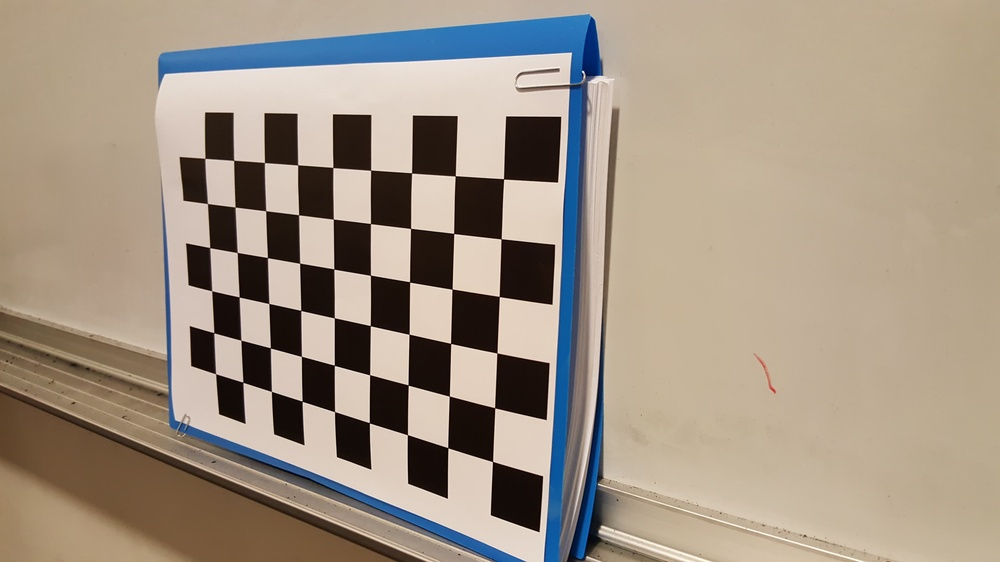
#> input picture images/chessboard/img1.jpg, 1000 x 562 px, shrunk from 3264 x 1836 before the run; its folder holds only this picture in this run
$ python main.py   (older library calls are emulated)
#> lines starting #> are read from the running program, lines starting #| are printed output that depends on the picture; after the words box and inside, x2 and y2 are one past the last pixel; in counts of white or black regions, pixels touching at a corner belong together; long printed decimals are rounded
### calibration.py
import cv2 as cv
import numpy as np
import glob

# Soure https://docs.opencv.org/3.1.0/dc/dbb/tutorial_py_calibration.html
def camera_calibration():
	# termination criteria
	criteria = (cv.TERM_CRITERIA_EPS + cv.TERM_CRITERIA_MAX_ITER, 30, 0.001)

	# prepare object points, like (0,0,0), (1,0,0), (2,0,0) ....,(6,5,0)
	objp = np.zeros((6*9,3), np.float32)
	objp[:,:2] = np.mgrid[0:9,0:6].T.reshape(-1,2)

	# Arrays to store object points and image points from all the images.
	objpoints = [] # 3d point in real world space
	imgpoints = [] # 2d points in image plane.

	images = glob.glob('images/chessboard/*.jpg')

	gray = None

	for fname in images:
		img = cv.imread(fname)
#> img is the input picture: shape (562, 1000, 3); mean B, G, R 132.5, 147.9, 161.3
		print("calibration images", img.shape)
#| calibration images (562, 1000, 3)
		gray = cv.cvtColor(img, cv.COLOR_BGR2GRAY)
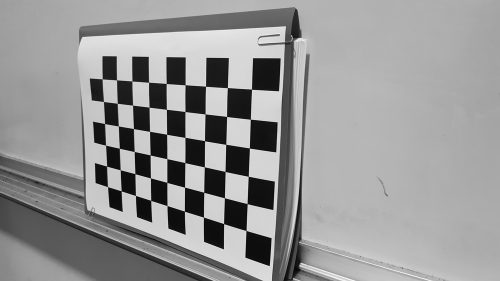
#> gray: shape (562, 1000) (shown at 1/2 size); min 1, max 252, mean 150.2

		# Find the chess board corners
		ret, corners = cv.findChessboardCorners(gray, (9,6),None)
#> ret = True; corners = 54 rows, first 8: [492.5, 461.5], [448.1, 447.9], [407.3, 434.5], [369.3, 422.7], [334.5, 411.5], [301.9, 401.1], [271.5, 391.5], [242.8, 382.2]

		# If found, add object points, image points (after refining them)
		if ret == True:
			objpoints.append(objp)

			cv.cornerSubPix(gray, corners, (11,11), (-1,-1), criteria)
			imgpoints.append(corners)

			# Draw and display the corners
			cv.drawChessboardCorners(img, (9,6), corners, ret)
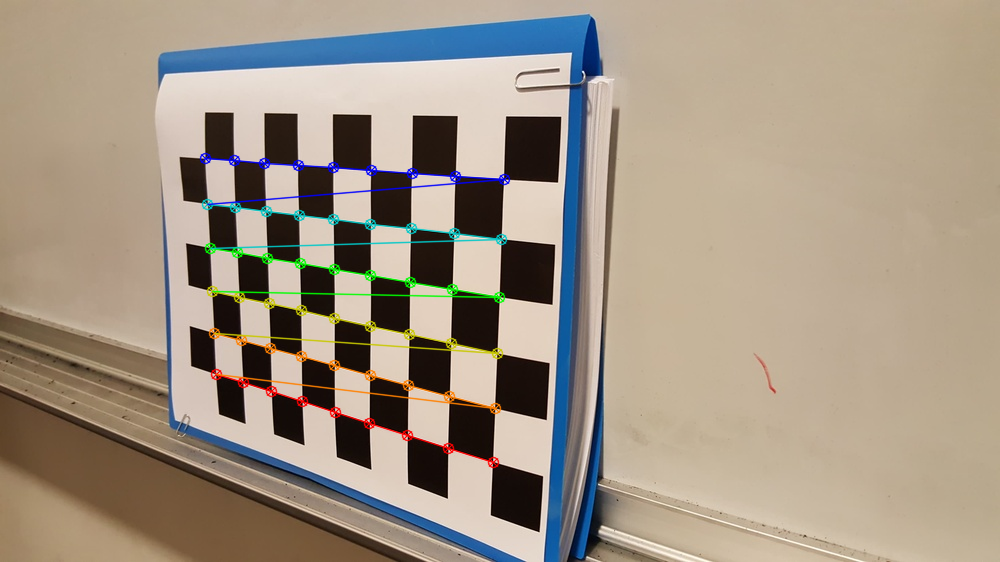
#> img: shape (562, 1000, 3); 2.45% of pixels changed, all inside (x1, y1, x2, y2) = (199, 152, 511, 469)
			#cv.imshow('img',img)
			#cv.waitKey(500)

	#cv.destroyAllWindows()

	ret, mtx, dist, rvecs, tvecs = cv.calibrateCamera(objpoints, imgpoints, gray.shape[::-1], None, None)
#> ret = 0.349; mtx = [[533, 0, 492], [0, 584, 256.8], [0, 0, 1]]; dist = [[0.144, -0.308, -0.00656, 0.00873, 0.272]]; rvecs = ([-0.689, 0.229, -2.98],); tvecs = ([-0.000973, 3.64, 10.45],)
	mse = mean_sqaure_error(imgpoints, objpoints, rvecs, tvecs, mtx, dist)
#> the loop in mean_sqaure_error, `for i in range(len(objpoints)):` made 1 pass
#> (error, mean_error) on pass 1: (0.0475, 0.0475)
#> after the loop in mean_sqaure_error, `for i in range(len(objpoints)):`: mean_error = 0.0475
#> mse = 0.0475

	return ret, mtx, dist, rvecs, tvecs, mse

def mean_sqaure_error(imgpoints, objpoints, rvecs, tvecs, mtx, dist):
	mean_error = 0
	for i in range(len(objpoints)):
	    imgpoints2, _ = cv.projectPoints(objpoints[i], rvecs[i], tvecs[i], mtx, dist)
	    error = cv.norm(imgpoints[i], imgpoints2, cv.NORM_L2)/len(imgpoints2)
	    mean_error += error

	return mean_error/len(objpoints)

### camera_pose.py
import os
import cv2 as cv
import numpy as np
import glob
from matplotlib import pyplot as plt
from PIL import Image

# Soure https://docs.opencv.org/3.1.0/dc/dbb/tutorial_py_calibration.html
# 1. Undistort the images using the parameters you found during calibration
# undistortPoints()
def undistort(image, img_name, mtx, dist):
	img = cv.imread(image, 0)
	dst = cv.undistort(img, mtx, dist, None, None)

	cv.imwrite(img_name, dst)

	print('undistort() complete!')
	return dst

# [22 lines left out: function undistort2, not called in this run]


# Source: https://docs.opencv.org/3.0-beta/doc/py_tutorials/py_calib3d/py_epipolar_geometry/py_epipolar_geometry.html
# Create “feature points” in each image:
def create_feature_points(img1, img2, mtx, dist):
	sift = cv.xfeatures2d.SIFT_create()

	# Find the keypoints and descriptors with SIFT
	kp1, des1 = sift.detectAndCompute(img1, None)
	kp2, des2 = sift.detectAndCompute(img2, None)

	return kp1, des1, kp2, des2

# Match the feature points across the two images:
def match_feature_points(kp1, des1, kp2, des2):
	FLANN_INDEX_KDTREE = 0
	index_params = dict(algorithm = FLANN_INDEX_KDTREE, trees = 5)
	search_params = dict(checks=50)

	flann = cv.FlannBasedMatcher(index_params, search_params)
	matches = flann.knnMatch(des1, des2, k=2)

	good = []
	pts1 = []
	pts2 = []

	# ratio test as per Lowe's paper
	for i,(m,n) in enumerate(matches):
		if m.distance < 0.6*n.distance:
			good.append(m)
			pts2.append(kp2[m.trainIdx].pt)
			pts1.append(kp1[m.queryIdx].pt)

	# Compute the fundamental matrix F and find some epipolar lines
	pts1 = np.int32(pts1)
	pts2 = np.int32(pts2)
	F, mask = cv.findFundamentalMat(pts1, pts2, cv.FM_LMEDS)

	# We select only inlier points
	pts1 = pts1[mask.ravel()==1]
	pts2 = pts2[mask.ravel()==1]

	return pts1, pts2, F

# Draw epilines
def drawlines(img1,img2,lines,pts1,pts2):
    ''' img1 - image on which we draw the epilines for the points in img2
        lines - corresponding epilines '''
    r,c = img1.shape
    img1 = cv.cvtColor(img1,cv.COLOR_GRAY2BGR)
    img2 = cv.cvtColor(img2,cv.COLOR_GRAY2BGR)
    for r,pt1,pt2 in zip(lines,pts1,pts2):
        color = tuple(np.random.randint(0,255,3).tolist())
        x0,y0 = map(int, [0, -r[2]/r[1] ])
        x1,y1 = map(int, [c, -(r[2]+r[0]*c)/r[1] ])
        img1 = cv.line(img1, (x0,y0), (x1,y1), color,1)
        img1 = cv.circle(img1,tuple(pt1),5,color,-1)
        img2 = cv.circle(img2,tuple(pt2),5,color,-1)
    return img1, img2

def draw_image_epipolar_lines(img1, img2, pts1, pts2, F):
	lines1 = cv.computeCorrespondEpilines(pts2.reshape(-1,1,2), 2, F)
	lines1 = lines1.reshape(-1,3)
	img5,img6 = drawlines(img1,img2,lines1,pts1,pts2)

	lines2 = cv.computeCorrespondEpilines(pts1.reshape(-1,1,2), 1,F)
	lines2 = lines2.reshape(-1,3)
	img3,img4 = drawlines(img2,img1,lines2,pts2,pts1)

	plt.subplot(121),plt.imshow(img5)
	plt.subplot(122),plt.imshow(img3)
	plt.savefig('plot_epilines.png')
	#plt.show()

def relative_camera_pose(img1_, img2_, K, dist):

	print("\n\nRelativeCamPose:\n")

	img1 = undistort(img1_, 'left_undistort.jpg', K, dist)
	img2 = undistort(img2_, 'right_undistort.jpg', K, dist)

	kp1, des1, kp2, des2 = create_feature_points(img1, img2, K, dist)
	pts1, pts2, F = match_feature_points(kp1, des1, kp2, des2)

	draw_image_epipolar_lines(img1, img2, pts1, pts2, F)

	# Compute the essential matrix E
	# Help: https://docs.opencv.org/3.4/d9/d0c/group__calib3d.html#ga13f7e34de8fa516a686a56af1196247f
	E, _ = cv.findEssentialMat(pts1, pts2, K)
	print("\nEssential Matrix, E:\n", E)

	# Decompose the essential matrix into R, r
	R1, R2, t = cv.decomposeEssentialMat(E)

	# Re-projected feature points on the first image
	# http://answers.opencv.org/question/173969/how-to-give-input-parameters-to-triangulatepoints-in-python/
	print("K:\n", K)
	print("dist: \n", dist)

	print("R1:\n", R1)
	print("R2:\n", R2)
	print("t\n", t)

	R2_t = np.hstack((R1,(-t)))
	print("R2_t:\n", R2_t)

	zero_vector = np.array([[0,0,0]])
	zero_vector = np.transpose(zero_vector)

	# Create projection matrices P1 and P2
	P1 = np.hstack((K,zero_vector))
	P2 = np.dot(K,R2_t)

	print("P1:\n", P1)
	print("P2:\n", P2)

	pts1 = pts1.astype(np.float)
	pts2 = pts2.astype(np.float)

	pts1 = np.transpose(pts1)
	pts2 = np.transpose(pts2)

	points4D = cv.triangulatePoints(P1, P2, pts1, pts2)
	aug_points3D = points4D/points4D[3]
	print("\nAugmented points3D:\n",aug_points3D)

	projectedPoints = np.dot(P1, aug_points3D)

	projectedPoints = projectedPoints/projectedPoints[2]
	print("\nNormalized ProjectedPoints:\n", projectedPoints)
	points2D = projectedPoints[:2]
	print("\n2D Points:\n", points2D)

	#Re-projection of points
	plt.imshow(img1, cmap="gray")

	# Project points
	plt.scatter(points2D[0], points2D[1],c='b', s=40, alpha=0.5)
	plt.scatter(pts1[0], pts1[1], c='g', s=15, alpha=1)
	#plt.show()

	# Begin part 4
	min_depth = min(aug_points3D[2])
	max_depth = max(aug_points3D[2])
	print("\n\nMin depth:\n", min_depth)
	print("Max depth:\n\n", max_depth)

	N = (max_depth-min_depth)/20
	print("N=20:\n", N)


	equispaced_dist = np.linspace(min_depth, max_depth, num=20)
	print("Equispaced distance:\n", equispaced_dist)

	projectPoints = np.dot(P1, aug_points3D)
	print("projectPoints:\n", projectPoints)

	points2D = projectPoints[:2]
	print("\n2DPoints:\n", points2D)

	# Calculate the depth of the matching points:
	# http://answers.opencv.org/question/117141/triangulate-3d-points-from-a-stereo-camera-and-chessboard/
	# https://stackoverflow.com/questions/22334023/how-to-calculate-3d-object-points-from-2d-image-points-using-stereo-triangulatio/22335825

	homography = []
	output_warp = []

	for i in range(0,20):
		nd_vector = np.array([0,0,-1,equispaced_dist[i]])

		P1_aug = np.vstack((P1,nd_vector))
		P2_aug = np.vstack((P2,nd_vector))

		#print("P1_aug:\n",P1_aug)
		#print("P2_aug:\n",P2_aug)

		P2_inv = np.linalg.inv(P2_aug)
		#print("P2_inv:\n", P2_inv)

		P1P2_inv = np.dot(P1_aug, P2_inv)
		#print("P1P2_inv:\n",P1P2_inv)

		R =  P1P2_inv[:3,:3]

		homography.append(R)
		#print("\n\nhomography" + str(i))
		#print(homography[i])

		output_warp.append(cv.warpPerspective(img2, homography[i], None))
		cv.imwrite('Warped_output_' + str(i) + '.jpg', output_warp[i])


	diff = []
	abs_img = []
	blur = []
	ind = []
	depth_img = []

	blur_2D = []

	for i in range(0,20):
		diff.append(cv.absdiff(img1, output_warp[i]))
		cv.imwrite('Absolute_diff_' + str(i) + '.jpg', diff[i])


		blur.append(cv.blur(diff[i],(15,15)))
		cv.imwrite('Block_filter_' + str(i) + '.jpg', blur[i])

		#print("Blur:\n", blur[i])

		blur_2D.append(np.ravel(blur[i]))

	big_mat = np.array(blur_2D)

	for pixel in range(len(big_mat[0])):

		index = np.argmin(big_mat[:,pixel])
		depth_img.append(round(240* equispaced_dist[index]/max(equispaced_dist)))

	depth_fin = np.array(depth_img)
	reshape_depth_img = depth_fin.reshape(img1.shape)
	img = Image.fromarray(reshape_depth_img)
	#cv.imwrite("depth_image.jpg", img)
	img.show()


	return R1, R2, t

### main.py
import os
import cv2 as cv
import matplotlib.pyplot as plt
import numpy as np
import glob
np.set_printoptions(suppress=True, formatter={'float_kind':'{:0.5f}'.format})

# My library
import calibration as cal
import camera_pose as cam
import plane_sweeping as pl

# Get current working directory and locate images
curr_work_dir = os.getcwd()
img_path = curr_work_dir + "/images/"
chessboard_path = img_path + "chessboard/"
scene_path = img_path + "scene/"

#-----------------------------------------------------------------#
#                              Part 1
#-----------------------------------------------------------------#
# Chessboard pattern images
chessboard_imgs = glob.glob(chessboard_path +'*.jpg')

# Intrinsic matrix, K
ret, K, dist, rvecs, tvecs, mse = cal.camera_calibration()
#> ret = 0.349; K = [[533, 0, 492], [0, 584, 256.8], [0, 0, 1]]; dist = [[0.144, -0.308, -0.00656, 0.00873, 0.272]]; rvecs = ([-0.689, 0.229, -2.98],); tvecs = ([-0.000973, 3.64, 10.45],); mse = 0.0475
print("K:\n", K)
#| K:
#|  [[533.022 0 492.016]
#|  [0 583.960 256.789]
#|  [0 0 1.000]]

# Radial distortion coefficients
print("\nRadial distortion coefficients:\n", dist)
#| Radial distortion coefficients:
#|  [[0.1444 -0.3083 -0.00656 0.00873 0.2717]]

# Reprojection mean square error
print("\nMean square error: ", "{:.5f}".format(mse))
#| Mean square error:  0.04746

#-----------------------------------------------------------------#
#                              Part 2
#-----------------------------------------------------------------#
# Images of similar scene and w/ objects at different distances
scene_imgs = glob.glob(scene_path +'*.jpg')

#-----------------------------------------------------------------#
#                              Part 3
#-----------------------------------------------------------------#
#relative_camera_pose()
img1 = scene_path + "left.jpg"
img2 = scene_path + "right.jpg"

test= cv.imread(img1)
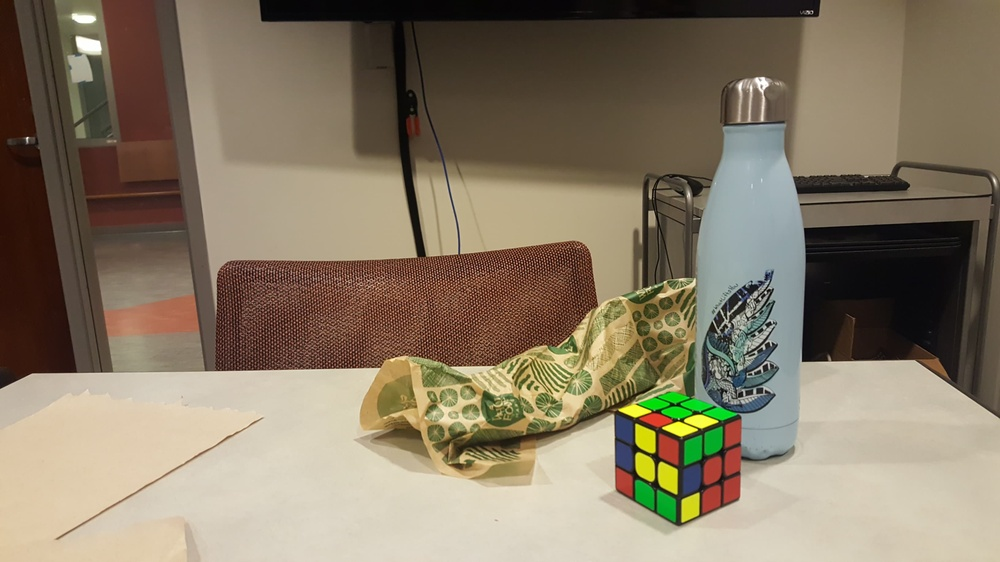
#> input picture images/scene/left.jpg, 1000 x 562 px, shrunk from 3264 x 1836 before the run
#> test is the input picture: shape (562, 1000, 3); mean B, G, R 101.5, 122, 135
print("*********test", test.shape)
#| *********test (562, 1000, 3)

R1, R2, t = cam.relative_camera_pose(img1, img2, K, dist)
#> call 2 of undistort, with image = 'images/scene/right.jpg', img_name = 'right_undistort.jpg', mtx = array of shape (3, 3), dist = array of shape (1, 5)
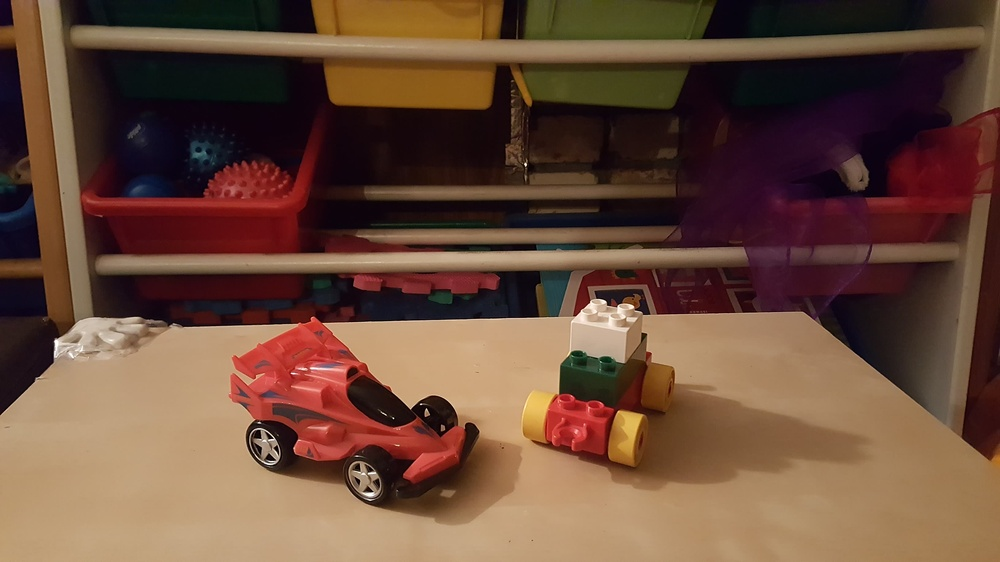
#> input picture images/scene/right.jpg, 1000 x 562 px, shrunk from 3264 x 1836 before the run
#> in create_feature_points, `kp1, des1 = sift.detectAndCompute(img1, None)`: kp1 = 1390 keypoints; strongest (x, y, size): (630, 408, 9.6), (99, 55, 12.2), (674, 426, 9.2), (751, 90, 8.2)
#> in create_feature_points, `kp2, des2 = sift.detectAndCompute(img2, None)`: kp2 = 741 keypoints; strongest (x, y, size): (525, 165, 2), (368, 488, 3.8), (64, 343, 4.7), (426, 409, 1.8)
#> in match_feature_points, `matches = flann.knnMatch(des1, des2, k=2)`: matches = 1390 matches
#> after the loop in match_feature_points, `for i,(m,n) in enumerate(matches):`: good = 11 matches; pts1 = [(35.39, 539.6), (35.39, 539.6), (43.77, 530.8), (195.1, 272.7), (195.7, 277.6), (196.3, 304.3), (208, 369.4), (278.9, 367.6), (424.2, 385.6), (906.6, 366), (938, 526.9)]; pts2 = [(35.35, 539.6), (35.35, 539.6), (43.47, 531.1), (56.22, 34.91), (56.22, 34.91), (75.18, 265.1), (654.7, 312.5), (80.54, 109.6), (575.9, 353.2), (56.22, 34.91), (35.35, 539.6)]
#> in match_feature_points, `pts1 = np.int32(pts1)`: pts1 = [[35, 539], [35, 539], [43, 530], [195, 272], [195, 277], [196, 304], [207, 369], [278, 367], [424, 385], [906, 366], [938, 526]]
#> in match_feature_points, `pts2 = np.int32(pts2)`: pts2 = [[35, 539], [35, 539], [43, 531], [56, 34], [56, 34], [75, 265], [654, 312], [80, 109], [575, 353], [56, 34], [35, 539]]
#> in match_feature_points, `F, mask = cv.findFundamentalMat(pts1, pts2, cv.FM_LMEDS)`: F = [[-7e-06, 3.45e-05, -0.0108], [-2.78e-05, 1.37e-05, 0.00275], [0.0127, -0.0123, 1]]; mask = [1, 1, 1, 1, 0, 1, 1, 1, 1, 0, 0]
#> in match_feature_points, `pts1 = pts1[mask.ravel()==1]`: pts1 = [[35, 539], [35, 539], [43, 530], [195, 272], [196, 304], [207, 369], [278, 367], [424, 385]]
#> in match_feature_points, `pts2 = pts2[mask.ravel()==1]`: pts2 = [[35, 539], [35, 539], [43, 531], [56, 34], [75, 265], [654, 312], [80, 109], [575, 353]]
#> in draw_image_epipolar_lines, `lines1 = cv.computeCorrespondEpilines(pts2.reshape(-1,1,2), 2, F)`: lines1 = [[-0.56, -0.829, 466.2], [-0.56, -0.829, 466.2], [-0.551, -0.834, 465.9], [0.753, -0.658, 32.23], [0.618, -0.786, 117.8], [-0.0384, 0.999, -360.8], [0.748, -0.664, 35.51], [-0.0921, 0.996, -344.3]]
#> the loop in drawlines, `for r,pt1,pt2 in zip(lines,pts1,pts2):` made 8 passes
#> (r, pt1, pt2, color, y0, y1) on passes 3 to 7: ([-0.551, -0.834, 465.9], [43, 530], [43, 531], (195, 103, 9), 558, -102), ([0.753, -0.658, 32.23], [195, 272], [56, 34], (211, 21, 242), 48, 1192), ([0.618, -0.786, 117.8], [196, 304], [75, 265], (36, 87, 70), 149, 936), ([-0.0384, 0.999, -360.8], [207, 369], [654, 312], (216, 88, 140), 361, 399), ([0.748, -0.664, 35.51], [278, 367], [80, 109], (58, 193, 230), 53, 1181)
#> after the loop in drawlines, `for r,pt1,pt2 in zip(lines,pts1,pts2):`:
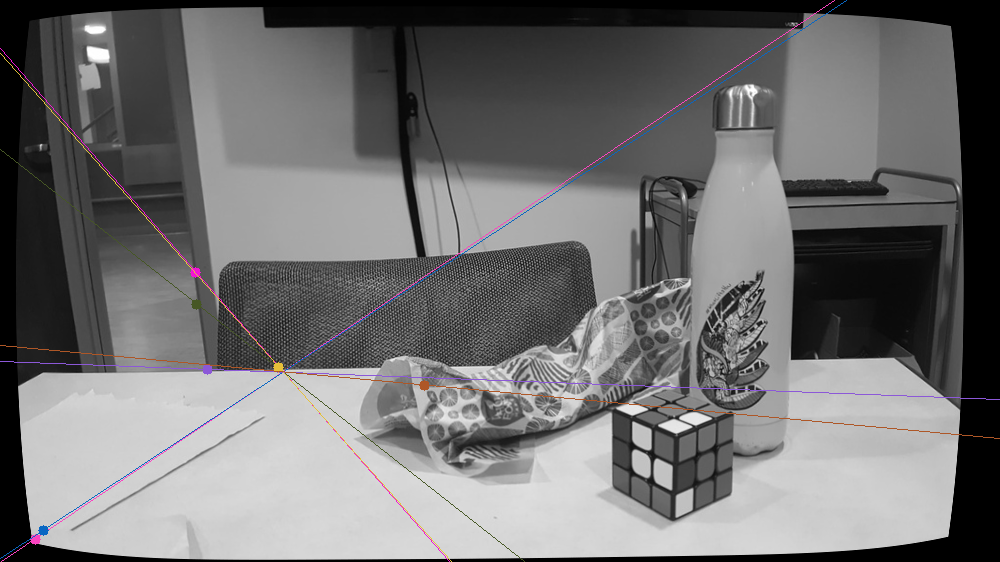
#> img1: shape (562, 1000, 3); mean B, G, R 112.8, 112.3, 112.9
#> after the loop in drawlines, `for r,pt1,pt2 in zip(lines,pts1,pts2):`:
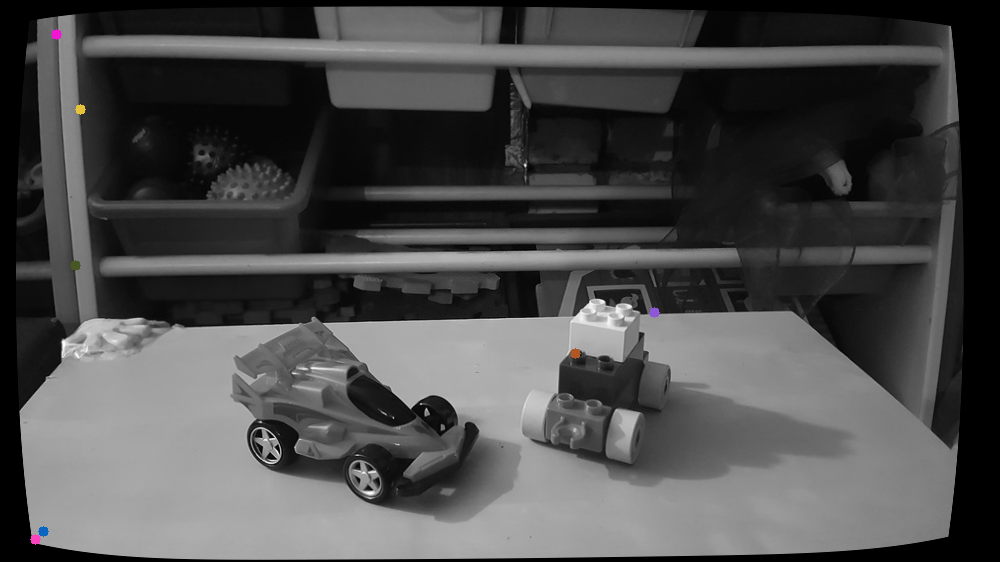
#> img2: shape (562, 1000, 3); mean B, G, R 75.8, 75.8, 75.8
#> in draw_image_epipolar_lines, `lines2 = cv.computeCorrespondEpilines(pts1.reshape(-1,1,2), 1,F)`: lines2 = [[0.634, 0.774, -439.2], [0.634, 0.774, -439.2], [0.629, 0.777, -439.8], [-0.937, 0.35, 40.57], [-0.764, 0.646, -113.8], [0.204, 0.979, -438.9], [-0.933, 0.361, 35.28], [-0.142, -0.99, 431.2]]
#> the loop in drawlines (call 2), `for r,pt1,pt2 in zip(lines,pts1,pts2):` made 8 passes
#> (r, pt1, pt2, color, y0, y1) on passes 3 to 8: ([0.629, 0.777, -439.8], [43, 531], [43, 530], (9, 148, 115), 565, -243), ([-0.937, 0.35, 40.57], [56, 34], [195, 272], (208, 243, 197), -115, 2561), ([-0.764, 0.646, -113.8], [75, 265], [196, 304], (254, 79, 175), 176, 1359), ([0.204, 0.979, -438.9], [654, 312], [207, 369], (192, 82, 99), 448, 239), ([-0.933, 0.361, 35.28], [80, 109], [278, 367], (216, 177, 243), -97, 2486), ([-0.142, -0.99, 431.2], [575, 353], [424, 385], (29, 147, 147), 435, 291)
#> (the rest of the program and of its run is left out)
